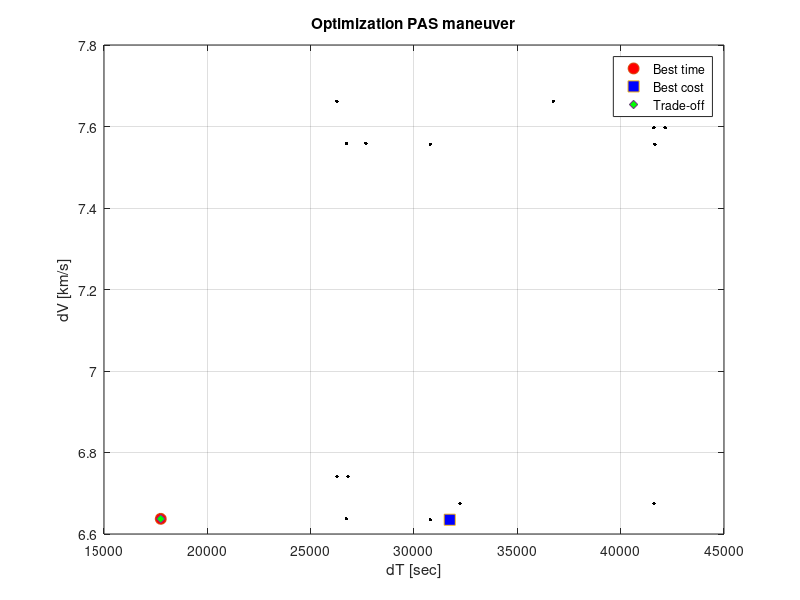

Write the MATLAB code that produced this figure.
%clear all
close all
clc

%% DATA INPUT

% vettore PAS solution
PAS_input = [   1	1	1	1 ; ...
                1	1	1	0 ; ...
                1	1	0	1 ; ...
                1	1	0	0 ; ...
                1	0	1	1 ; ...
                1	0	1	0 ; ...
                1	0	0	1 ; ...
                1	0	0	0 ; ...
                0	1	1	1 ; ...
                0	1	1	0 ; ...
                0	1	0	1 ; ...
                0	1	0	0 ; ...
                0	0	1	1 ; ...
                0	0	1	0 ; ...
                0	0	0	1 ; ...
                0	0	0	0 ; ...
            ];  %Pt_plane - Pt_AnChange - AnPer_Type - Bitan_Type 

PAS_output = [  32228.4612,	6.6751, 215128.2014; ...         %   1	1	1   1
                26811.6210,	6.7406, 180726.4125; ...         %   1	1	1	0
                17746.5452,	6.6372, 117787.3698; ...         %   1	1	0	1
                31729.9277,	6.6350, 210528.0703; ...         %   1	1	0	0
                41610.9138,	6.6751, 277757.0107; ...         %   1	0	1	1
                26270.2674,	6.7406, 177077.3644; ...         %   1	0	1	0
                26728.0882,	6.6372, 177399.6670; ...         %   1	0	0	1
                30787.6645,	6.6350, 204276.1540; ...         %   1	0	0	0
                42152.2674,	7.5967, 320218.1298; ...         %   0	1	1	1
                36735.4272,	7.6622, 281474.1903; ...         %   0	1	1	0
                27670.3514,	7.5588, 209154.6522; ...         %   0	1	0	1
                41653.7339,	7.5566, 314760.6056; ...         %   0	1	0	0
                41610.9138,	7.5967, 316105.6289; ...         %   0	0	1	1
                26270.2674,	7.6622, 201288.0429; ...         %   0	0	1	0
                26728.0882,	7.5588, 202032.2731; ...         %   0	0	0	1
                30787.6645,	7.5566, 232650.0656; ...         %   0	0	0	0
            ];  %[t1,v1,t1*v1; ...; tn,vn,tn*vn]; 

        
%% OPTIMIAL Value
        
        [OptPAS_Time,OptPAS_Time_idx] = min(PAS_output(:,1));
        [OptPAS_Velocity,OptPAS_Velocity_idx] = min(PAS_output(:,2));
        [OptPAS_Tradeoff,OptPAS_Tradeoff_idx] = min(PAS_output(:,3));
        
        
%% PLOT

figure (1)
plot(PAS_output(:,1),PAS_output(:,2),'LineStyle','none','Marker','.','Color','k','MarkerSize',8)      %
hold on

title('Optimization PAS maneuver')
xlabel('dT [sec]')
ylabel('dV [km/s]')
grid on

p1 = plot(PAS_output(OptPAS_Time_idx,1),PAS_output(OptPAS_Time_idx,2),'LineStyle','none','Marker','o','MarkerFaceColor','r','MarkerSize',8);   %
p2 = plot(PAS_output(OptPAS_Velocity_idx,1),PAS_output(OptPAS_Velocity_idx,2),'LineStyle','none','Marker','s','MarkerFaceColor','b','MarkerSize',8);   %
p3 = plot(PAS_output(OptPAS_Tradeoff_idx,1),PAS_output(OptPAS_Tradeoff_idx,2),'LineStyle','none','Marker','d','MarkerFaceColor','g','MarkerSize',6);   %
legend ([p1,p2,p3],{'Best time','Best cost','Trade-off'},'Location','best')
hold off
drawnow

%% VIDEO OUTPUT

disp(' Ottimizzazione deltaT: ')
fprintf('\t dT: %.4f s',PAS_output(OptPAS_Time_idx,1))
fprintf('\n \t dV: %.4f km/s',PAS_output(OptPAS_Time_idx,2))
fprintf('\n \t \t Parametri da inserire:')
fprintf('\n \t \t Pt_cambio_Piano = %d',PAS_input(OptPAS_Time_idx,1))
fprintf('\n \t \t Pt_cambio_AnPericentro = %d',PAS_input(OptPAS_Time_idx,2))
fprintf('\n \t \t Start_AnPeri = %d',PAS_input(OptPAS_Time_idx,3))
fprintf('\n \t \t Start_Bitan = %d \n\n',PAS_input(OptPAS_Time_idx,4))

disp(' Ottimizzazione deltaV: ')
fprintf('\t dT: %.4f s',PAS_output(OptPAS_Velocity_idx,1))
fprintf('\n \t dV: %.4f km/s',PAS_output(OptPAS_Velocity_idx,2))
fprintf('\n \t \t Parametri da inserire:')
fprintf('\n \t \t Pt_cambio_Piano = %d',PAS_input(OptPAS_Velocity_idx,1))
fprintf('\n \t \t Pt_cambio_AnPericentro = %d',PAS_input(OptPAS_Velocity_idx,2))
fprintf('\n \t \t Start_AnPeri = %d',PAS_input(OptPAS_Velocity_idx,3))
fprintf('\n \t \t Start_Bitan = %d \n\n',PAS_input(OptPAS_Velocity_idx,4))

disp(' Ottimizzazione TradeOff: ')
fprintf('\t dT: %.4f s',PAS_output(OptPAS_Tradeoff_idx,1))
fprintf('\n \t dV: %.4f km/s',PAS_output(OptPAS_Tradeoff_idx,2))
fprintf('\n \t \t Parametri da inserire:')
fprintf('\n \t \t Pt_cambio_Piano = %d',PAS_input(OptPAS_Tradeoff_idx,1))
fprintf('\n \t \t Pt_cambio_AnPericentro = %d',PAS_input(OptPAS_Tradeoff_idx,2))
fprintf('\n \t \t Start_AnPeri = %d',PAS_input(OptPAS_Tradeoff_idx,3))
fprintf('\n \t \t Start_Bitan = %d \n\n',PAS_input(OptPAS_Tradeoff_idx,4))
        